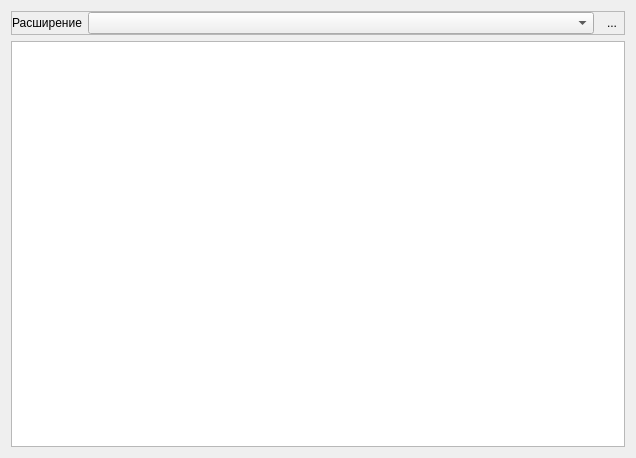
<?xml version="1.0" encoding="UTF-8"?>
<ui version="4.0">
 <class>TemplatesDialog</class>
 <widget class="QDialog" name="TemplatesDialog">
  <property name="windowModality">
   <enum>Qt::ApplicationModal</enum>
  </property>
  <property name="geometry">
   <rect>
    <x>0</x>
    <y>0</y>
    <width>636</width>
    <height>458</height>
   </rect>
  </property>
  <property name="windowTitle">
   <string>Шаблоны</string>
  </property>
  <layout class="QGridLayout" name="gridLayout_4">
   <item row="0" column="0">
    <widget class="QFrame" name="frame_2">
     <property name="frameShape">
      <enum>QFrame::StyledPanel</enum>
     </property>
     <property name="frameShadow">
      <enum>QFrame::Raised</enum>
     </property>
     <layout class="QGridLayout" name="gridLayout_2">
      <property name="margin">
       <number>0</number>
      </property>
      <item row="0" column="0">
       <widget class="QLabel" name="label">
        <property name="text">
         <string>Расширение</string>
        </property>
       </widget>
      </item>
      <item row="0" column="1">
       <widget class="QComboBox" name="name_cb">
        <property name="sizePolicy">
         <sizepolicy hsizetype="Preferred" vsizetype="Fixed">
          <horstretch>1</horstretch>
          <verstretch>0</verstretch>
         </sizepolicy>
        </property>
        <property name="toolTip">
         <string/>
        </property>
        <property name="whatsThis">
         <string>&lt;html&gt;&lt;head/&gt;&lt;body&gt;&lt;p&gt;Для добавления нового шаблона, введите его название и нажмите Enter.&lt;/p&gt;&lt;/body&gt;&lt;/html&gt;</string>
        </property>
        <property name="insertPolicy">
         <enum>QComboBox::InsertAlphabetically</enum>
        </property>
        <property name="minimumContentsLength">
         <number>1</number>
        </property>
       </widget>
      </item>
      <item row="0" column="2">
       <widget class="QToolButton" name="reset_tb">
        <property name="toolTip">
         <string>Вернуть к исходному</string>
        </property>
        <property name="text">
         <string>...</string>
        </property>
        <property name="icon">
         <iconset resource="../res/icons.qrc">
          <normaloff>:/update.png</normaloff>:/update.png</iconset>
        </property>
        <property name="toolButtonStyle">
         <enum>Qt::ToolButtonIconOnly</enum>
        </property>
        <property name="autoRaise">
         <bool>true</bool>
        </property>
       </widget>
      </item>
     </layout>
    </widget>
   </item>
   <item row="1" column="0">
    <widget class="QPlainTextEdit" name="message_te">
     <property name="whatsThis">
      <string>&lt;html&gt;&lt;head/&gt;&lt;body&gt;&lt;p&gt;Возможные значения {email}, {firstname}, {lastname}.&lt;/p&gt;&lt;/body&gt;&lt;/html&gt;</string>
     </property>
     <property name="plainText">
      <string/>
     </property>
    </widget>
   </item>
  </layout>
 </widget>
 <resources>
  <include location="../res/icons.qrc"/>
 </resources>
 <connections/>
</ui>
